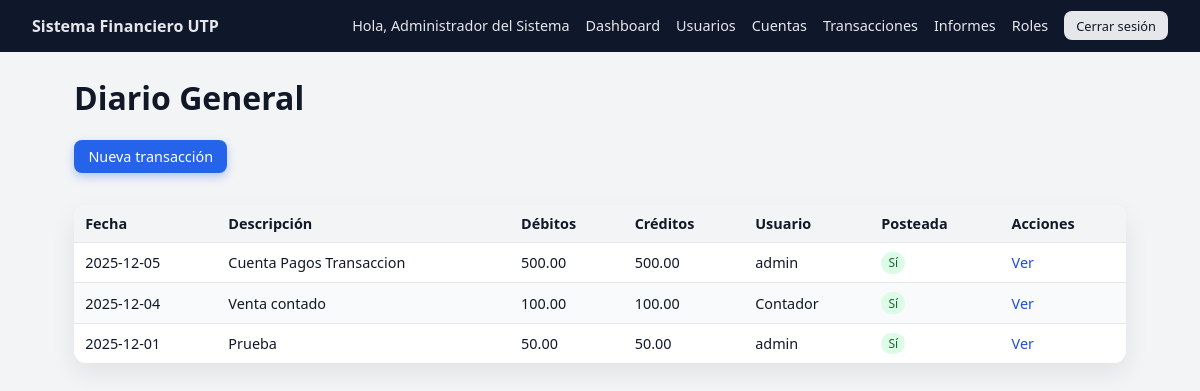
Page /public/transactions.php (signed in) on the committed database.
### tables this page shows
CREATE TABLE `transactions` (
  `id` int NOT NULL,
  `transaction_date` date NOT NULL,
  `description` varchar(255) NOT NULL,
  `is_posted` tinyint(1) DEFAULT '0',
  `created_by` int NOT NULL,
  `created_at` timestamp NULL DEFAULT CURRENT_TIMESTAMP,
  `updated_at` timestamp NULL DEFAULT CURRENT_TIMESTAMP ON UPDATE CURRENT_TIMESTAMP
);

CREATE TABLE `users` (
  `id` int NOT NULL,
  `username` varchar(50) NOT NULL,
  `password_hash` varchar(255) NOT NULL,
  `full_name` varchar(100) NOT NULL,
  `email` varchar(100) NOT NULL,
  `is_active` tinyint(1) DEFAULT '1',
  `created_at` timestamp NULL DEFAULT CURRENT_TIMESTAMP,
  `created_by` int DEFAULT NULL,
  `updated_at` timestamp NULL DEFAULT CURRENT_TIMESTAMP ON UPDATE CURRENT_TIMESTAMP,
  `last_login` timestamp NULL DEFAULT NULL
);

### src/Controllers/TransactionController.php (called while the page is built, shortened)
<?php
class TransactionController
{
    private TransactionRepository $txRepo;
    public function __construct()
    {
        $this->txRepo      = new TransactionRepository();
    }
    public function listTransactions(): void
    {
        $transactions = $this->txRepo->findAll();
        include BASE_PATH . '/views/transactions/list.php';
    }
}

### src/Database/Connection.php (called while the page is built, shortened)
<?php
class Connection
{
    private static ?PDO $instance = null;
    public static function getInstance(): PDO
    {
        if (self::$instance === null) {
            $dsn = 'mysql:host=' . DB_HOST . ';port=' . DB_PORT . ';dbname=' . DB_NAME . ';charset=utf8mb4';
            try {
                self::$instance = new PDO($dsn, DB_USER, DB_PASS, [
                    PDO::ATTR_ERRMODE            => PDO::ERRMODE_EXCEPTION,
                    PDO::ATTR_DEFAULT_FETCH_MODE => PDO::FETCH_ASSOC,
                    PDO::ATTR_EMULATE_PREPARES   => false,
                ]);
            } catch (PDOException $e) {
                die('Error de conexión a la base de datos.');
            }
        }
        return self::$instance;
    }
}

### src/Repositories/TransactionRepository.php (called while the page is built, shortened)
<?php
class TransactionRepository
{
    private PDO $db;
    public function __construct()
    {
        $this->db = Connection::getInstance();
    }
    public function findAll(): array
    {
        $sql = "SELECT
                    t.*,
                    u.username AS created_by_username,
                    COALESCE(SUM(tl.debit), 0)  AS total_debit,
                    COALESCE(SUM(tl.credit), 0) AS total_credit
                FROM transactions t
                LEFT JOIN users u ON u.id = t.created_by
                LEFT JOIN transaction_lines tl ON tl.transaction_id = t.id
                GROUP BY t.id
                ORDER BY t.transaction_date DESC, t.id DESC";
        return $this->db->query($sql)->fetchAll();
    }
}

### views/transactions/list.php (the view, shortened to what this page needs)
<?php
include BASE_PATH . '/views/layouts/header.php';
?>
<h1>Diario General</h1>
<a href="<?= BASE_URL ?>/transactions.php?action=create" class="btn btn-primary" style="margin-bottom:1rem;">Nueva transacción</a>
<table class="table">
    <thead>
        <tr>
            <th>Fecha</th>
            <th>Descripción</th>
            <th>Débitos</th>
            <th>Créditos</th>
            <th>Usuario</th>
            <th>Posteada</th>
            <th>Acciones</th>
        </tr>
    </thead>
    <tbody>
    <?php if (empty($transactions)): ?>
        <tr><td colspan="7">No hay transacciones registradas.</td></tr>
    <?php else: ?>
        <?php foreach ($transactions as $tx): ?>
            <tr>
                <td><?= htmlspecialchars($tx['transaction_date']) ?></td>
                <td><?= htmlspecialchars($tx['description']) ?></td>
                <td><?= number_format((float)$tx['total_debit'], 2) ?></td>
                <td><?= number_format((float)$tx['total_credit'], 2) ?></td>
                <td><?= htmlspecialchars($tx['created_by_username'] ?? '-') ?></td>
                <td>
                    <?php if ($tx['is_posted']): ?>
                        <span class="badge badge-success">Sí</span>
                    <?php else: ?>
                        <span class="badge badge-warning">No</span>
                    <?php endif; ?>
                </td>
                <td>
                    <a href="<?= BASE_URL ?>/transactions.php?action=view&id=<?= (int)$tx['id'] ?>">Ver</a>
                </td>
            </tr>
        <?php endforeach; ?>
    <?php endif; ?>
    </tbody>
</table>
<?php include BASE_PATH . '/views/layouts/footer.php'; ?>

### public/assets/css/style.css (style rules this page uses)
:root { --color-bg: #f3f4f6; --color-bg-dark: #0f172a; --color-bg-card: #ffffff; --color-primary: #2563eb; --color-primary-soft: #dbeafe; --color-primary-dark: #1d4ed8; --color-danger: #dc2626; --color-text-main: #111827; --color-text-muted: #6b7280; --radius-lg: 12px; --radius-md: 8px; --shadow-soft: 0 10px 25px rgba(15, 23, 42, 0.08); --font-main: system-ui, -apple-system, BlinkMacSystemFont, "Segoe UI", sans-serif; }
*, *::before, *::after { box-sizing: border-box; }
body { margin: 0; font-family: var(--font-main); background: var(--color-bg); color: var(--color-text-main); }
a { color: var(--color-primary-dark); text-decoration: none; }
.btn { display: inline-flex; align-items: center; justify-content: center; padding: 0.45rem 0.9rem; border-radius: var(--radius-md); border: none; font-size: 0.9rem; cursor: pointer; font-weight: 500; text-decoration: none; transition: background 0.15s ease, transform 0.1s ease, box-shadow 0.1s ease; }
.btn-primary { background: var(--color-primary); color: #ffffff; box-shadow: 0 4px 10px rgba(37, 99, 235, 0.3); }
.dashboard-body { background: var(--color-bg); }
.table { width: 100%; border-collapse: collapse; margin-top: 1rem; background: var(--color-bg-card); border-radius: var(--radius-lg); overflow: hidden; box-shadow: var(--shadow-soft); font-size: 0.9rem; }
.table thead { background: #f3f4f6; }
.table th, .table td { padding: 0.55rem 0.7rem; border-bottom: 1px solid #e5e7eb; text-align: left; }
.table tbody tr:last-child td { border-bottom: none; }
.table tbody tr:nth-child(even) { background: #f9fafb; }
.badge { display: inline-block; padding: 0.15rem 0.45rem; border-radius: 999px; font-size: 0.75rem; }
.badge-success { background: #dcfce7; color: #166534; }

### rows in the picture
transactions: transaction_date "2025-12-05", description "Cuenta Pagos Transaccion", total_debit "500.00", total_credit "500.00", created_by.username "admin", is_posted "Sí"
transactions: transaction_date "2025-12-04", description "Venta contado", total_debit "100.00", total_credit "100.00", created_by.username "Contador", is_posted "Sí"
transactions: transaction_date "2025-12-01", description "Prueba", total_debit "50.00", total_credit "50.00", created_by.username "admin", is_posted "Sí"

### other values in the picture
APP_NAME "Sistema Financiero UTP"
$full_name "Administrador del Sistema"
